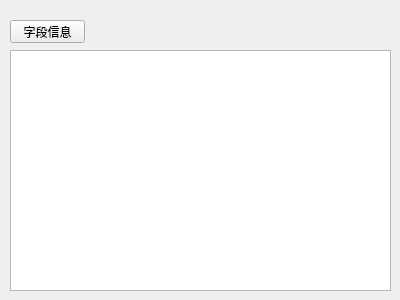
<?xml version="1.0" encoding="UTF-8"?>
<ui version="4.0">
 <class>Widget</class>
 <widget class="QWidget" name="Widget">
  <property name="geometry">
   <rect>
    <x>0</x>
    <y>0</y>
    <width>400</width>
    <height>300</height>
   </rect>
  </property>
  <property name="windowTitle">
   <string>Widget</string>
  </property>
  <widget class="QPlainTextEdit" name="plainTextEdit">
   <property name="geometry">
    <rect>
     <x>10</x>
     <y>50</y>
     <width>381</width>
     <height>241</height>
    </rect>
   </property>
  </widget>
  <widget class="QPushButton" name="pushButton_2">
   <property name="geometry">
    <rect>
     <x>10</x>
     <y>20</y>
     <width>75</width>
     <height>23</height>
    </rect>
   </property>
   <property name="text">
    <string>字段信息</string>
   </property>
  </widget>
 </widget>
 <layoutdefault spacing="6" margin="11"/>
 <resources/>
 <connections/>
</ui>
